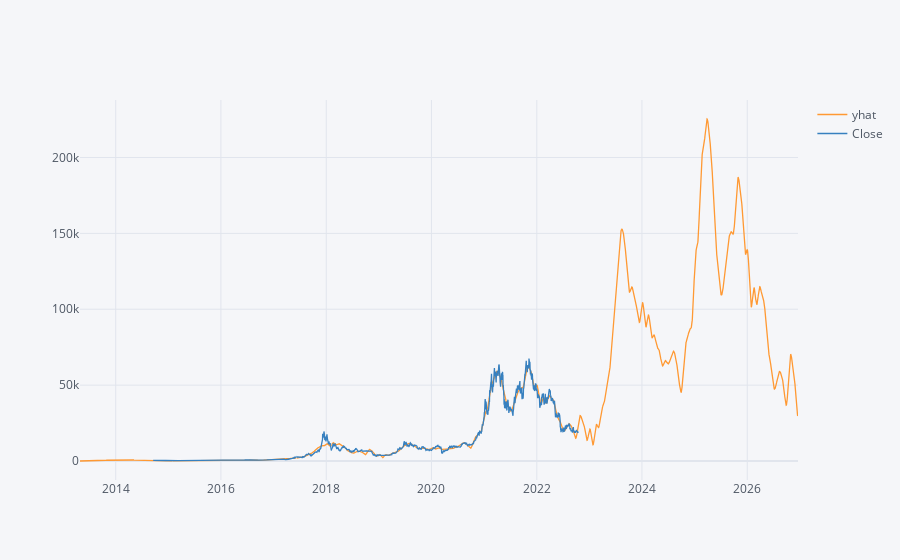

The notebook cell this image was saved under:
### Code cell
result[['yhat', 'Close']].iplot()

### Figure 1 — Plotly figure (JSON) as saved in the notebook; plotly's stock layout.template omitted (floating-point values rounded to 4 significant figures; data arrays with more than 128 entries replaced by an {"elided": "..."} marker saying what was removed)
{"data": [{"line": {"color": "rgba(255, 153, 51, 1.0)", "dash": "solid", "shape": "linear", "width": 1.3}, "mode": "lines", "name": "yhat", "text": "", "type": "scatter", "x": {"elided": "4987 str values"}, "y": {"elided": "4987 mixed values"}}, {"line": {"color": "rgba(55, 128, 191, 1.0)", "dash": "solid", "shape": "linear", "width": 1.3}, "mode": "lines", "name": "Close", "text": "", "type": "scatter", "x": {"elided": "4987 str values"}, "y": {"elided": "4987 mixed values"}}], "layout": {"legend": {"bgcolor": "#F5F6F9", "font": {"color": "#4D5663"}}, "paper_bgcolor": "#F5F6F9", "plot_bgcolor": "#F5F6F9", "title": {"font": {"color": "#4D5663"}}, "xaxis": {"gridcolor": "#E1E5ED", "showgrid": true, "tickfont": {"color": "#4D5663"}, "title": {"font": {"color": "#4D5663"}, "text": ""}, "zerolinecolor": "#E1E5ED"}, "yaxis": {"gridcolor": "#E1E5ED", "showgrid": true, "tickfont": {"color": "#4D5663"}, "title": {"font": {"color": "#4D5663"}, "text": ""}, "zerolinecolor": "#E1E5ED"}}}
